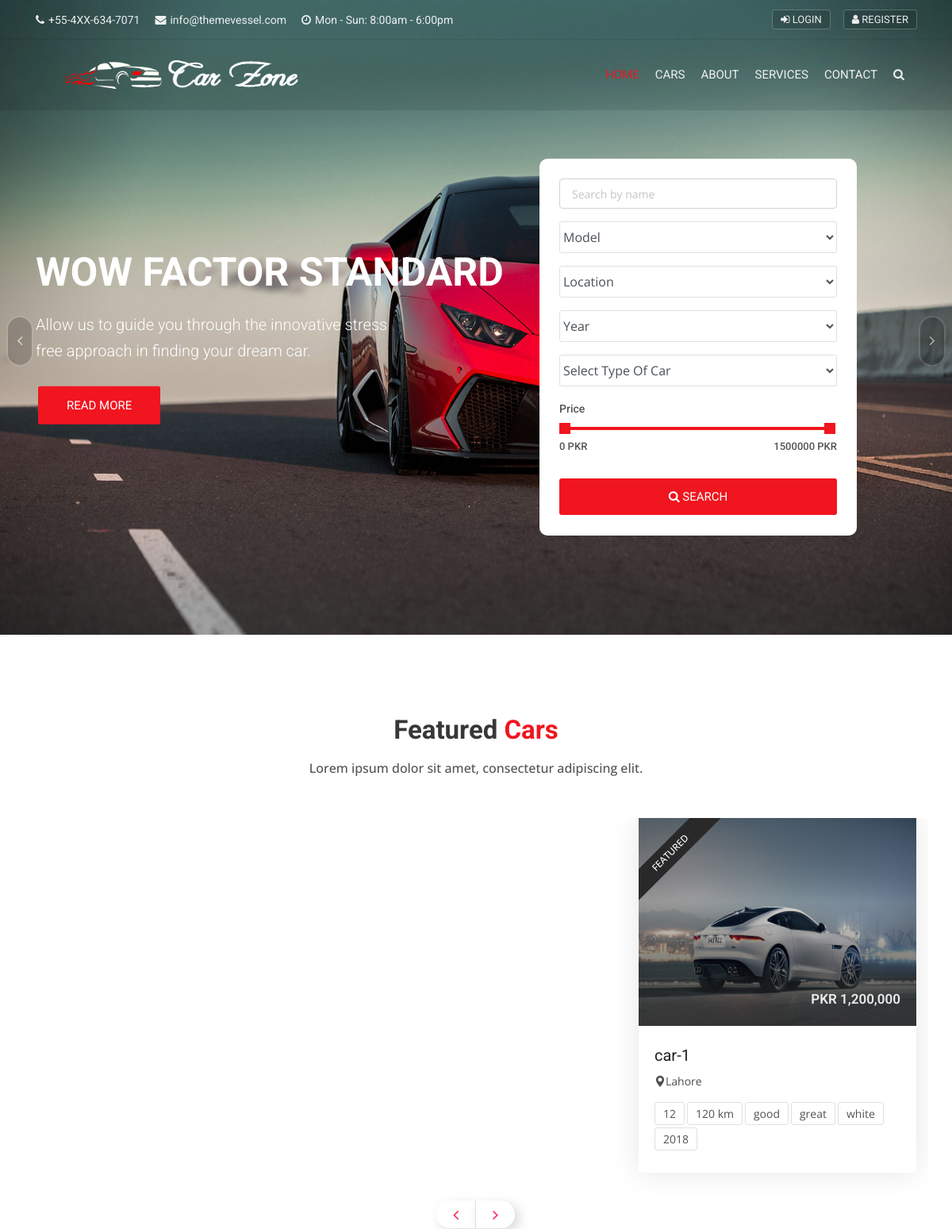
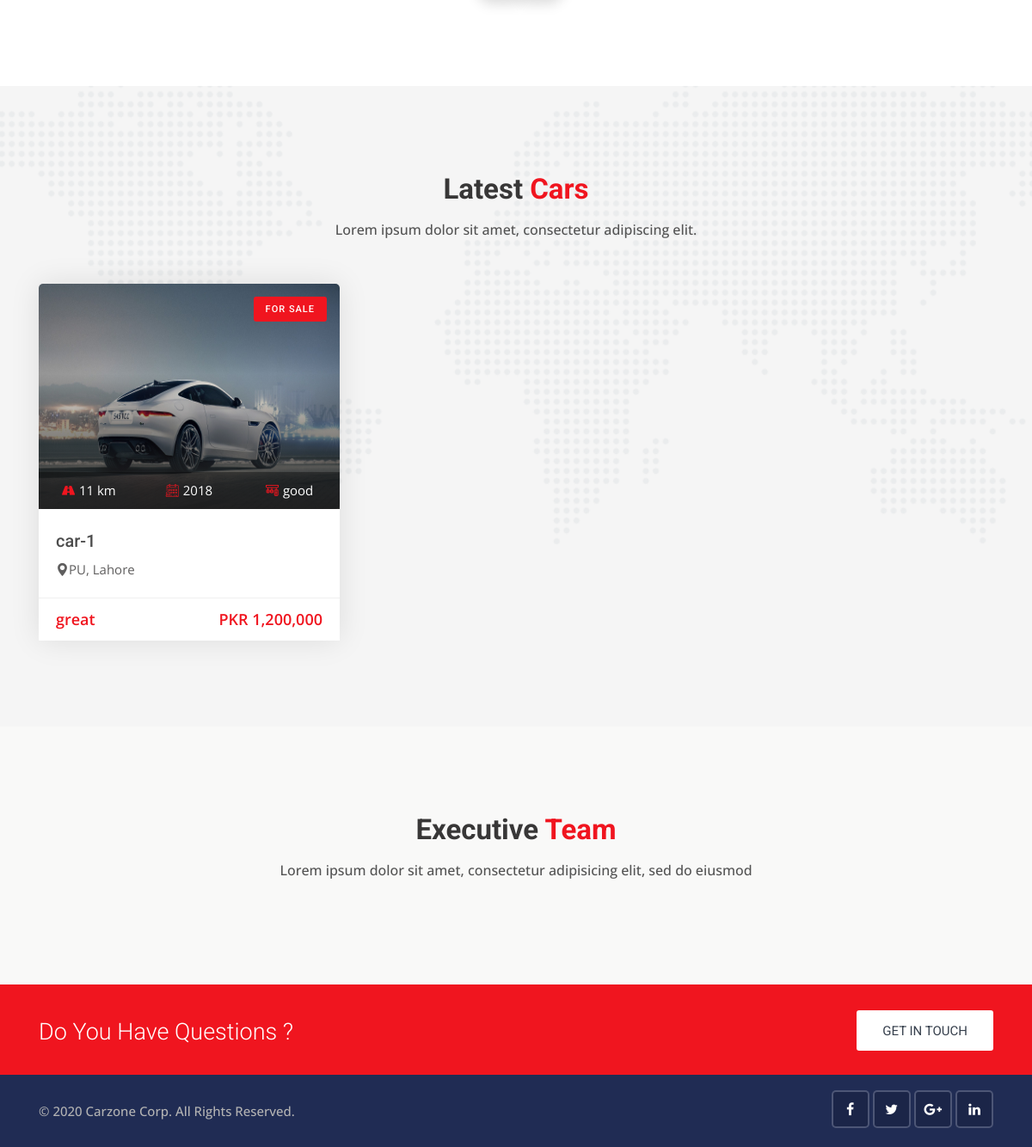
The page / on the database its author committed (2 pictures, top to bottom).
### cars/models.py (models this page shows, shortened)
class Car(models.Model):
    state_choice=(
        ('PU','Punjab'),
        ('KPK','Khyber Pukhtunkhwa'),
        ('BL','Balochistan'),
        ('SN','Sindh'),
        ('FD','Federal Territory'),
    )
    year_choice=[]
    for r in range(2000,(datetime.now().year+1)):
        year_choice.append((r,r))
    FEATURES_CHOICES=(
        ('Cruise Control','Cruise Control'),
        ('Audio Interface','Audio Interface'),
        ('Airbags','Airbags'),
        ('Air Conditioning','Air Conditioning'),
        ('Seat Heating','Seat Heating'),
        ('Alarm System','Alarm System'),
        ('PakAssist','PakAssist'),
        ('Power Steering','Power Steering'),
        ('Reersing Camera','Reersing Camera'),
        ('Direct Fuel Injection','Direct Fuel Injection'),
        ('Auto Start/Stop','Auto Start/Stop'),
        ('Wind Deflector','Wind Deflector'),
        ('Bluetooth Handset','Bluetooth Handset'),
    )
    door_choices=(
        ('2','2'),
        ('3','3'),
        ('4','4'),
        ('5','5'),
        ('6','6'),
    )
    car_title=models.CharField(max_length=255)
    state=models.CharField(choices=state_choice,max_length=100)
    city=models.CharField(max_length=100)
    color=models.CharField(max_length=100)
    model=models.CharField(max_length=100)
    year=models.IntegerField('year',choices=year_choice)
    condition=models.CharField(max_length=100)
    price=models.IntegerField(default=0)
    description=RichTextField()
    car_photo=models.ImageField(upload_to='photos/%Y/%m/%d/')
    car_photo1=models.ImageField(upload_to='photos/%Y/%m/%d/',blank=True)
    car_photo2=models.ImageField(upload_to='photos/%Y/%m/%d/',blank=True)
    car_photo3=models.ImageField(upload_to='photos/%Y/%m/%d/',blank=True)
    car_photo4=models.ImageField(upload_to='photos/%Y/%m/%d/',blank=True)
    features = MultiSelectField(choices=FEATURES_CHOICES, max_length=100)
    body_style=models.CharField(max_length=100)
    engine=models.CharField(max_length=100)
    transmission=models.CharField(max_length=100)
    interior=models.CharField(max_length=100)
    miles=models.IntegerField(default=0)
    doors=models.CharField(choices=door_choices,max_length=100)
    passengers=models.CharField(max_length=100)
    vin_no=models.CharField(max_length=100)
    milage=models.IntegerField(default=0)
    fuel_type=models.CharField(max_length=100)
    no_of_owners=models.CharField(max_length=100)
    is_featured=models.BooleanField(default=False)
    created_date=models.DateTimeField(default=datetime.now,blank=True)

### pages/views.py (the view)
# urls.py: path('',views.HomePage,name="home"),
def HomePage(request):
    teams=Team.objects.all()
    featured_car=Car.objects.order_by('-created_date').filter(is_featured=True)
    all_cars=Car.objects.order_by('-created_date')
    model_search=Car.objects.values_list('model',flat=True).distinct()
    city_search=Car.objects.values_list('city',flat=True).distinct()
    year_search=Car.objects.values_list('year',flat=True).distinct()
    body_style_search=Car.objects.values_list('body_style',flat=True).distinct()
    data={
        'teams':teams,
        'featured_car':featured_car,
        'all_cars':all_cars,
        'model_search':model_search,
        'city_search':city_search,
        'year_search':year_search,
        'body_style_search':body_style_search,
    }
    return render(request,'pages/home.html',data)

### templates/pages/home.html (shortened to what this page needs)
{% extends 'base.html' %}
{% load humanize %}
{% load static %}
{% block content %}
<body>
<div class="banner" id="banner">
    <div id="carouselExampleIndicators" class="carousel slide" data-ride="carousel">
        <div class="carousel-inner banner-slider-inner text-center">
            <div class="carousel-item banner-max-height active item-bg">
                <img class="d-block w-100 h-100" src="{% static 'img/car-1.jpg' %}" alt="banner">
                <div class="carousel-content container banner-info-2 bi-2 text-left">
                    <h3>Wow Factor Standard</h3>
                    <h5>Allow us to guide you through the innovative stress<br>
                        free approach in finding your dream car.</h5>
                    <a href="services.html" class="btn btn-lg btn-theme">Read more</a>
                </div>
            </div>
        </div>
        <div class="search-box-4 sb-8">
            <form action="{% url 'search' %}" method="">
                <div class="form-group">
                    <input type="text" name="keyword" placeholder="Search by name" class="form-control">
                </div>
                <div class="form-group">
                    <select class="form-control search-fields" name="model">
                        <option selected="true" disabled="disabled">Model</option>
                    </select>
                </div>
                <div class="form-group">
                    <select class="form-control search-fields" name="city">
                        <option selected="true" disabled="disabled">Location</option>
                    </select>
                </div>
                <div class="form-group">
                    <select class="form-control search-fields" name="year">
                        <option selected="true" disabled="disabled">Year</option>
                    </select>
                </div>
                <div class="form-group">
                    <select class="form-control search-fields" name="body_style">
                        <option selected="true" disabled="disabled">Select Type Of Car</option>
                    </select>
                </div>
                <div class="range-slider clearfix">
                                <label>Price</label>
                                <div data-min="0" data-max="1500000"  data-min-name="min_price" data-max-name="max_price" data-unit="PKR" class="range-slider-ui ui-slider" aria-disabled="false"></div>
                            </div>
                <div class="form-group">
                    <button class="btn btn-block button-theme btn-md">
                        <i class="fa fa-search"></i> Search
                    </button>
                </div>
            </form>
        </div>
        <a class="carousel-control-prev none-580" href="#carouselExampleIndicators" role="button" data-slide="prev">
            <span class="slider-mover-left" aria-hidden="true">
                <i class="fa fa-angle-left"></i>
            </span>
        </a>
        <a class="carousel-control-next none-580" href="#carouselExampleIndicators" role="button" data-slide="next">
            <span class="slider-mover-right" aria-hidden="true">
                <i class="fa fa-angle-right"></i>
            </span>
        </a>
    </div>
</div>
<div class="featured-car content-area-5">
    <div class="container">
        <div class="main-title">
            <h1>Featured <span>Cars</span></h1>
            <p>Lorem ipsum dolor sit amet, consectetur adipiscing elit.</p>
        </div>
        <div class="slick-slider-area clearfix">
            <div class="row slick-carousel" data-slick='{"slidesToShow": 3, "responsive":[{"breakpoint": 1024,"settings":{"slidesToShow": 2}}, {"breakpoint": 768,"settings":{"slidesToShow": 1}}]}'>
            {% for car in featured_car %}
                <div class="slick-slide-item">
                    <div class="car-box-3">
                        <div class="car-thumbnail">
                            <a href="car-details.html" class="car-img">
                                <div class="tag-2">Featured</div>
                                <div class="price-box">
                                    <span>PKR {{car.price | intcomma}}</span>
                                </div>
                                <img class="d-block w-100" src="{{car.car_photo.url}}" alt="car" style="min-height:262px; max-height:262px;">
                            </a>
                        </div>
                        <div class="detail">
                            <h1 class="title">
                                <a href="{% url 'car_detail' car.id %}">{{car.car_title}}</a>
                            </h1>
                            <div class="location">
                                <a href="{% url 'car_detail' car.id %}">
                                    <i class="flaticon-pin"></i>{{car.city}}
                                </a>
                            </div>
                            <ul class="facilities-list clearfix">
                                <li>{{car.fuel_type}}</li>
                                <li>{{car.miles | intcomma}} km</li>
                                <li>{{car.transmission}}</li>
                                <li>{{car.body_style}}</li>
                                <li>{{car.color}}</li>
                                <li>{{car.year}}</li>
                            </ul>
                        </div>
                    </div>
                </div>
                {% endfor %}
            </div>
            <div class="slick-btn">
                <div class="slick-prev slick-arrow-buton sab-4">
                    <i class="fa fa-angle-left"></i>
                </div>
                <div class="slick-next slick-arrow-buton sab-3">
                    <i class="fa fa-angle-right"></i>
                </div>
            </div>
        </div>
    </div>
</div>
<div class="featured-car content-area">
    <div class="container">
        <div class="main-title">
            <h1>Latest <span>Cars</span></h1>
            <p>Lorem ipsum dolor sit amet, consectetur adipiscing elit.</p>
        </div>
        <div class="row">
        {% for car in all_cars %}
            <div class="col-lg-4 col-md-6">
                <div class="car-box">
                    <div class="car-thumbnail">
                        <a href="{% url 'car_detail' car.id %}" class="car-img">
                            <div class="tag">For Sale</div>
                            <img class="d-block w-100" src="{{car.car_photo.url}}" alt="car" style="min-height:262px; max-height:262px;">
                            <div class="facilities-list clearfix">
                                <ul>
                                    <li>
                                        <span><i class="flaticon-way"></i></span>{{car.milage | intcomma}} km
                                    </li>
                                    <li>
                                        <span><i class="flaticon-calendar-1"></i></span>{{car.year}}
                                    </li>
                                    <li>
                                        <span><i class="flaticon-manual-transmission"></i></span>{{car.transmission}}
                                    </li>
                                </ul>
                            </div>
                        </a>
                    </div>
                    <div class="detail">
                        <h1 class="title">
                            <a href="{% url 'car_detail' car.id %}">{{car.car_title}}</a>
                        </h1>
                        <div class="location">
                            <a href="{% url 'car_detail' car.id %}">
                                <i class="flaticon-pin"></i>{{car.state}}, {{car.city}}
                            </a>
                        </div>
                    </div>
                    <div class="footer clearfix">
                        <div class="pull-left ratings days">
                            <p class="cartype">{{car.body_style}}</p>
                        </div>
                        <div class="pull-right">
                            <p class="price">PKR {{car.price | intcomma}}</p>
                        </div>
                    </div>
                </div>
            </div>
        {% endfor %}
        </div>
    </div>
</div>
<div class="our-team content-area bg-grea-3">
    <div class="container">
        <div class="main-title">
            <h1>Executive <span>Team</span></h1>
            <p>Lorem ipsum dolor sit amet, consectetur adipisicing elit, sed do eiusmod</p>
        </div>
    </div>
</div>
<div class="intro-section">
    <div class="container">
        <div class="row">
            <div class="col-lg-9 col-md-8 col-sm-12">
                <div class="intro-text">
                    <h3>Do You Have Questions ?</h3>
                </div>
            </div>
            <div class="col-lg-3 col-md-4 col-sm-12">
                <a href="contact.html" class="btn btn-md">Get in Touch</a>
            </div>
        </div>
    </div>
</div>
{% endblock content %}

### rows shown on the page
Car: price "1,200,000", car_photo (picture), car_title "car-1", city "Lahore", fuel_type "12", miles "120", transmission "good", body_style "great", color "white", year "2018", milage "11", state "PU"
